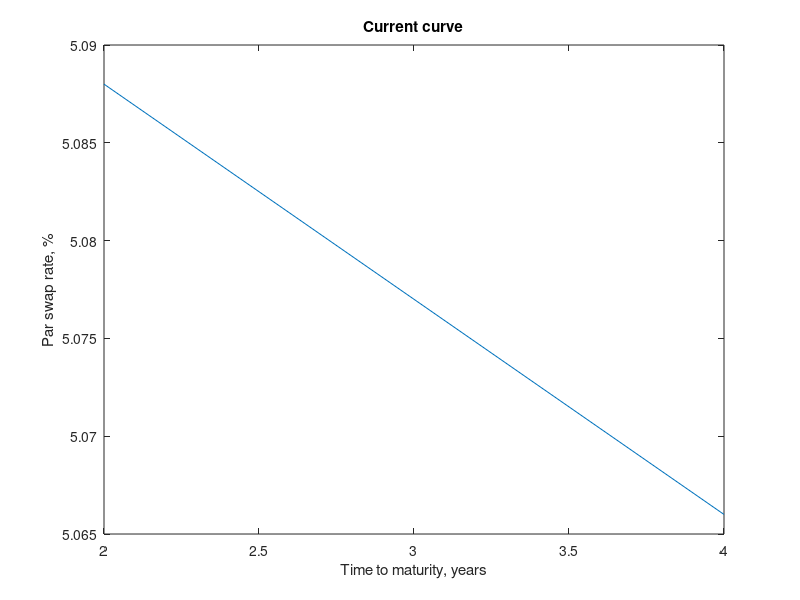

Reproduce this figure in MATLAB. (Note: this script raises an error after producing the figure.)
% this script performs the principal component analysis of a simplified two-point swap curve. 
% it computes and plots, among others, 
% 1. the invariants, namely rate changes
% 2. the location-dispersion ellipsoid of rates along with the 2-d location-dispersion ellipsoid
% 3. the effect on the curve of the two uncorrelated principal factors 
% see "Risk and Asset Allocation"-Springer (2005), by A. Meucci


clear; clc; close all;
load DB_Swap2y4y
%%%%%%%%%%%%%%%%%%%%%%%%%%%%%%%%%%%%%%%%%%%%%%%%%%%%%%%%%%%%%%%%%%%%%%%%%%%%%%%
% current curve
Current_Curve=Rates(end,:)
figure
h=plot([2 4],Current_Curve);
title('Current curve')
xlabel('Time to maturity, years')
ylabel('Par swap rate, %')

% determine weekly invariants (changes in rates)
Keep=[1:5:length(Dates)];

Rates=Rates(Keep,:);
X=Rates(2:end,:)-Rates(1:end-1,:);

Dates=Dates(Keep);
Dates(1)=[];

RunAnalysis(Dates,X(:,1),'weekly 2yr rates');
RunAnalysis(Dates,X(:,2),'weekly 4yr rates');

% scatter plot of  invariants
figure
plot(X(:,1),X(:,2),'.')
m=0*mean(X)'; % estimator shrunk to zero
S=cov(X);
TwoDimEllipsoid(m,S,2,1,0);
xlabel('2yr rate')
ylabel('4yr rate')

% perform PCA
[EVecs,EVals]=eig(S);
EVals=diag(EVals);
% sort eigenvalues in decreasing order
[dummy,Index]=sort(-EVals);
EigVals=EVals(Index);
EigVecs=EVecs(:,Index);

% plot eigenvectors
figure
h=plot([2 4],EigVecs(:,1),'r');
hold on 
h=plot([2 4],EigVecs(:,2),'g');
legend('1st factor loading','2nd factor loading');
xlabel('Time to maturity, years')

% factors
F=X*EigVecs;
F_std=std(F);

figure % 1-st factor effect
h=plot([2 4],Current_Curve);
hold on 
h=plot([2 4],Current_Curve'+F_std(1)*EigVecs(:,1),'r');
hold on 
h=plot([2 4],Current_Curve'-F_std(1)*EigVecs(:,1),'g');
legend('base','+1 sd of 1st fact','-1 sd of 1st fact')
xlabel('Time to maturity, years')

figure % 2-nd factor effect
h=plot([2 4],Current_Curve);
hold on 
h=plot([2 4],Current_Curve'+F_std(2)*EigVecs(:,2),'r');
hold on 
h=plot([2 4],Current_Curve'-F_std(2)*EigVecs(:,2),'g');
legend('base','+1 sd of 2nd fact','-1 sd of 2nd fact')
xlabel('Time to maturity, years')

figure % 2-nd factor effect
h=plot([2 4],Current_Curve);
hold on 
h=plot([2 4],Current_Curve'+F_std(2)*EigVecs(:,2)+F_std(1)*EigVecs(:,1),'r');
hold on 
h=plot([2 4],Current_Curve'-F_std(2)*EigVecs(:,2)-F_std(1)*EigVecs(:,1),'g');
legend('base','+1 sd of both fact','-1 sd of both fact')
xlabel('Time to maturity, years')

% generalized R2
R2=cumsum(EigVals)/sum(EigVals)  % first entry: one factor, second entry: both factors
